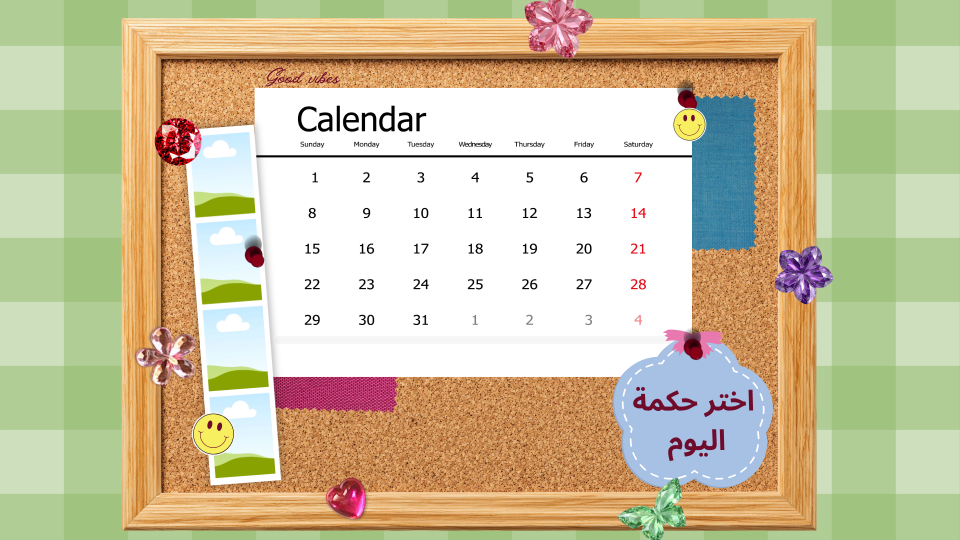
#> input picture design/calendar-design.png, 1920 x 1080 px (shown at 1/2 size)
$ python prepare_assets.py
#> lines starting #> are read from the running program, lines starting #| are printed output that depends on the picture; after the words box and inside, x2 and y2 are one past the last pixel; in counts of white or black regions, pixels touching at a corner belong together
"""Builds assets/board.png from design/calendar-design.png.

- Removes the green checkered background around the wooden frame (so the app
  can draw it in any theme color) while keeping decorations that hang over it.
- Erases the printed calendar so the app can draw a live one.
- Erases the text inside the blue quote badge.
- Cuts holes in the four photo-strip slots so the user's photos show through,
  keeping the pin, gem and smiley that sit on top of them.

Run:  python3 tools/prepare_assets.py
"""
import math
from pathlib import Path

import numpy as np
from PIL import Image

ROOT = Path(__file__).resolve().parent.parent
SRC = ROOT / "design" / "calendar-design.png"
OUT = ROOT / "assets" / "board.png"

LIGHT = np.array([206, 223, 190], float)
MID = np.array([175, 205, 148], float)
DARK = np.array([160, 195, 127], float)

# Inner part of the wooden frame that is always kept as-is.
FRAME = (244, 37, 1631, 1060)  # x0, y0, x1, y1 (inclusive)

# Photo slots: centre x, centre y, width, height, rotation (degrees, CSS sense).
SLOTS = [
    (444.3, 348.9, 121, 163, -4.4),
    (457.7, 522.9, 121, 163, -4.4),
    (471.1, 696.9, 121, 163, -4.4),
    (484.5, 870.9, 121, 163, -4.4),
]


def checker_color(h, w):
    ys, xs = np.mgrid[0:h, 0:w]
    col_on = (xs % 256) >= 128
    row_on = ((ys + 36) % 255.6) < 128
    bg = np.where((col_on & row_on)[..., None], DARK,
                  np.where((col_on ^ row_on)[..., None], MID, LIGHT))
    return bg


def main():
    img = np.array(Image.open(SRC).convert("RGB")).astype(float)
    h, w, _ = img.shape
#> h = 1080; w = 1920
    alpha = np.ones((h, w))

    # 1) Remove checkered background outside the frame, un-blending edges.
    bg = checker_color(h, w)
    dist = np.linalg.norm(img - bg, axis=2)
    # Near stripe edges the background is a blend of two greens; measure the
    # distance to the light-mid-dark color line there instead.
    def seg_dist(p, a, b):
        ab = b - a
        t = np.clip(((p - a) @ ab) / (ab @ ab), 0, 1)[..., None]
        return np.linalg.norm(p - (a + t * ab), axis=2)
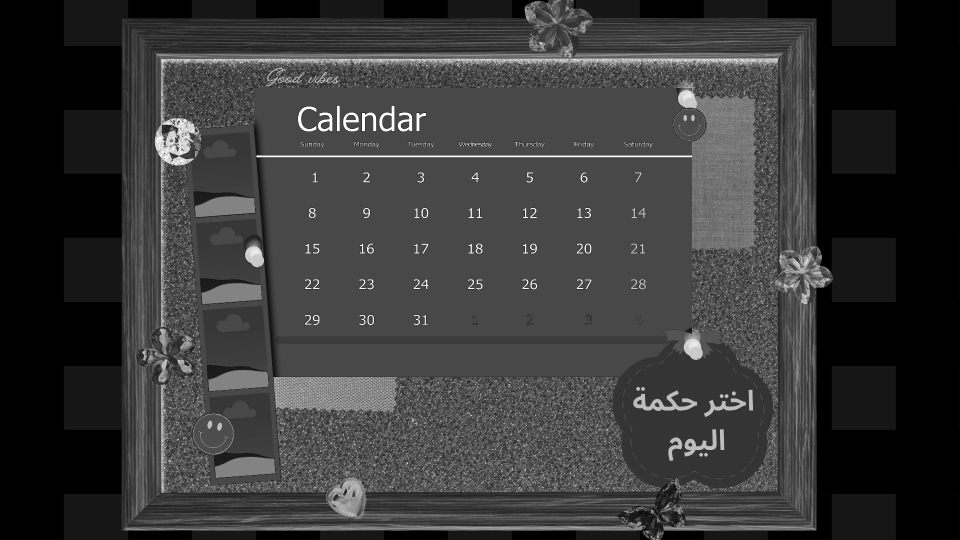
#> returned value: shape (1080, 1920) float64 (shown at 1/2 size); min 0, max 307.5, mean 67.9; drawn with min black and max white
    line_d = np.minimum(seg_dist(img, LIGHT, MID), seg_dist(img, MID, DARK))
    line_d = np.minimum(line_d, seg_dist(img, LIGHT, DARK))
    ys0, xs0 = np.mgrid[0:h, 0:w]
    near_edge = (np.abs(((xs0 + 64) % 128) - 64) < 4) | (np.abs(((ys0 + 36) % 127.8)) < 3) | (np.abs(((ys0 + 36) % 127.8) - 127.8) < 3)
    dist = np.where(near_edge, np.minimum(dist, line_d), dist)
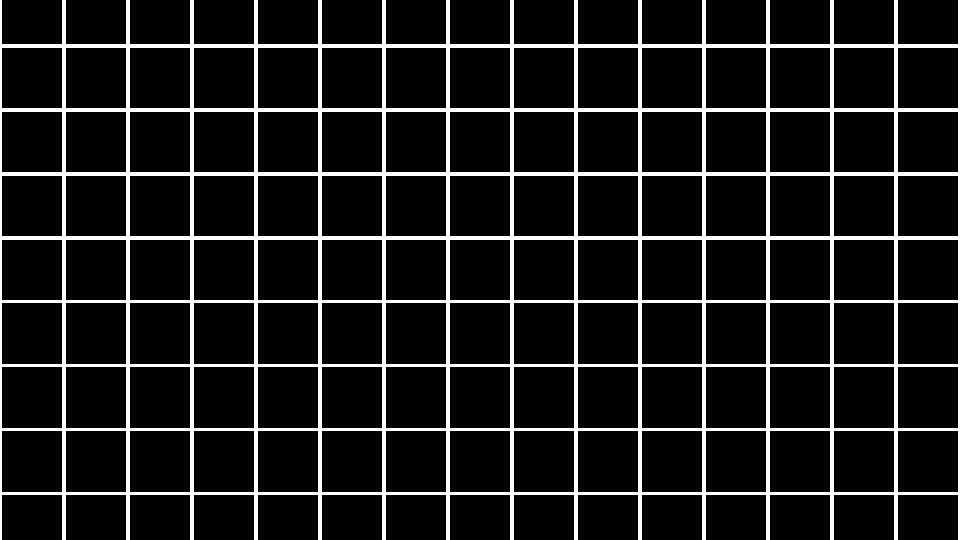
#> near_edge: shape (1080, 1920) bool (shown at 1/2 size); 9.7% white; 1 white region, box (x1, y1, x2, y2) and area: (0, 0, 1920, 1080) 200520
    outside = np.ones((h, w), bool)
    x0, y0, x1, y1 = FRAME
    outside[y0:y1 + 1, x0:x1 + 1] = False
    a = np.clip((dist - np.where(near_edge, 20, 10)) / 45.0, 0, 1)
    alpha[outside] = a[outside]
    # un-premultiply partially transparent pixels so no green fringe remains
    part = outside & (alpha > 0) & (alpha < 1)
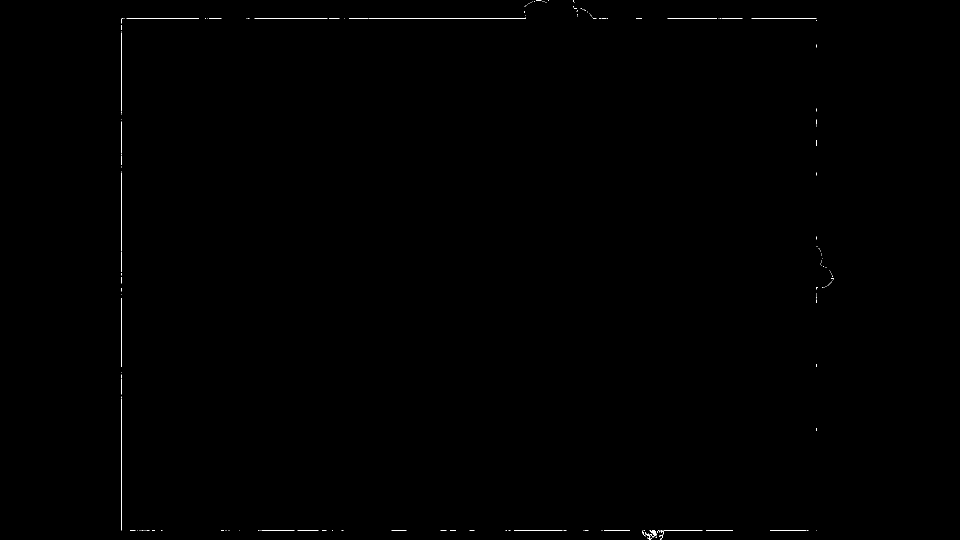
#> part: shape (1080, 1920) bool (shown at 1/2 size); 0.14% white in thin lines or dots, all inside (x1, y1, x2, y2) = (243, 0, 1667, 1080)
    al = alpha[part][:, None]
#> al = 3005 values, max 1 at index 1686, min 0.00111 at index 2896, mean 0.606
    img[part] = np.clip((img[part] - (1 - al) * bg[part]) / al, 0, 255)

    # 2) Erase the printed calendar (keep the pins, smiley and bow on its edge).
    img[180:650, 565:1341] = 255
    img[650:692, 565:1316] = 255
    img[306:319, 511:566] = 255     # ends of the printed header line
    img[306:319, 1341:1384] = 255
    for (ya, yb, xa, xb) in [(668, 694, 540, 566), (668, 694, 1300, 1345)]:
        reg = img[ya:yb, xa:xb]
        grayish = (np.ptp(reg, axis=2) < 6) & (reg.mean(axis=2) > 225)
        reg[grayish] = 255

    # 3) Erase the text inside the quote badge.
    blue = np.array([167, 193, 229], float)
    blue_l = 0.299 * blue[0] + 0.587 * blue[1] + 0.114 * blue[2]
    reg = img[740:945, 1245:1530]
#> reg: shape (205, 285, 3) float64
    r, g, b = reg[..., 0], reg[..., 1], reg[..., 2]
    lum = 0.299 * r + 0.587 * g + 0.114 * b
    text = (b >= g - 5) & (lum < blue_l - 6)
#> text: shape (205, 285) bool; 12% white; 29 white regions (15 under 20 px), largest, box (x1, y1, x2, y2) and area: (21, 40, 150, 82) 2326, (123, 118, 189, 173) 1360, (162, 56, 248, 94) 1186
    reg[text] = blue
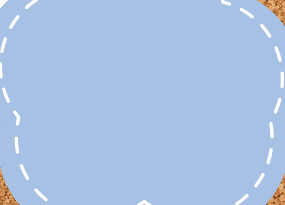
#> reg: shape (205, 285, 3) float64; mean R, G, B 169, 193.2, 227.1

    # 4) Cut holes in the photo slots (keep red/yellow/dark decorations).
    ys, xs = np.mgrid[0:h, 0:w]
    r, g, b = img[..., 0], img[..., 1], img[..., 2]
#> r: shape (1080, 1920) float64
#> g: shape (1080, 1920) float64
#> b: shape (1080, 1920) float64
    lum = 0.299 * r + 0.587 * g + 0.114 * b
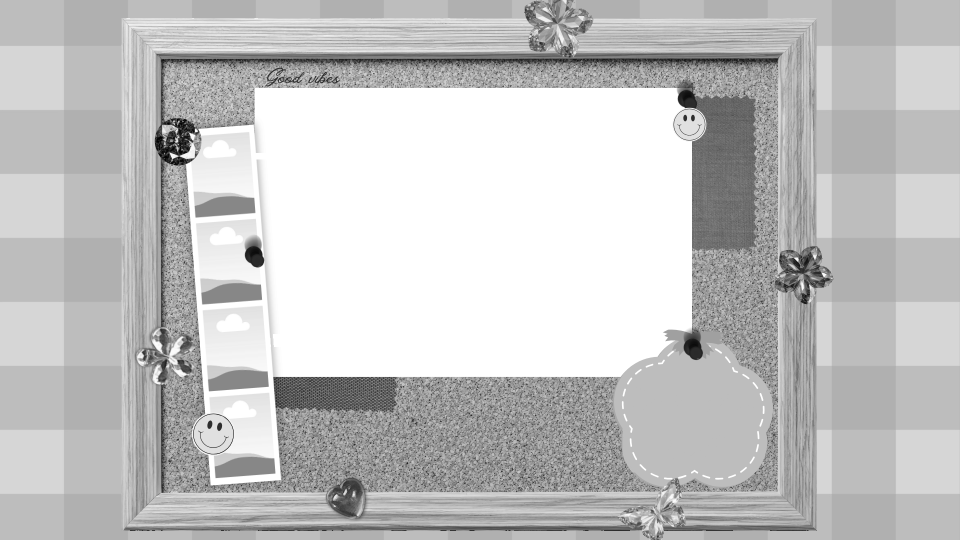
#> lum: shape (1080, 1920) float64 (shown at 1/2 size); min 0, max 255, mean 195
    deco = ((r - g > 60) & (r > 110)) | ((r > 190) & (g > 170) & (b < 150) & (r >= g)) | (lum < 95)
#> deco: shape (1080, 1920) bool; 24.7% white; 3388 white regions (3303 under 20 px), largest, box (x1, y1, x2, y2) and area: (243, 0, 1660, 1061) 484446, (387, 828, 467, 909) 5009, (1347, 218, 1410, 281) 2987
    for cx, cy, sw, sh, deg in SLOTS:
        t = math.radians(-deg)
        dx, dy = xs - cx, ys - cy
        u = dx * math.cos(t) - dy * math.sin(t)
        v = dx * math.sin(t) + dy * math.cos(t)
        inside = (np.abs(u) <= sw / 2 + 0.5) & (np.abs(v) <= sh / 2 + 0.5)
        alpha[inside & ~deco] = 0
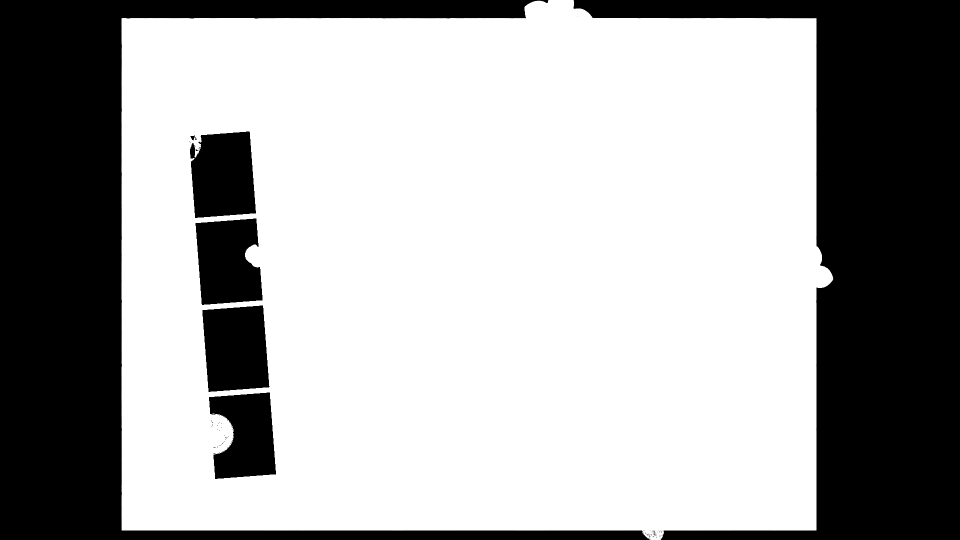
#> alpha: shape (1080, 1920) float64 (shown at 1/2 size); min 0, max 1, mean 0.653

    rgba = np.dstack([img, alpha * 255]).round().astype(np.uint8)
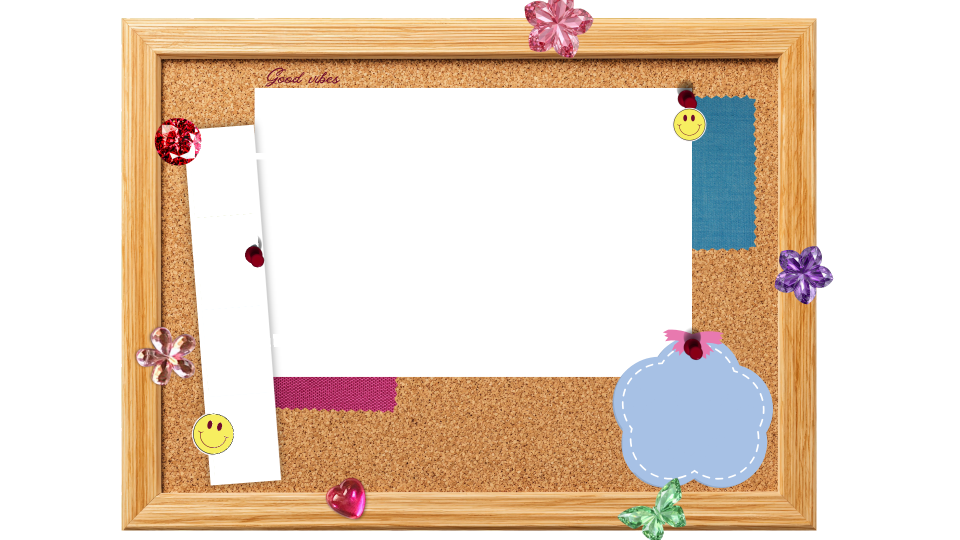
#> rgba: shape (1080, 1920, 4) (shown at 1/2 size); mean R, G, B, A 205.1, 196.3, 161.6, 166.6; transparent parts drawn white
    OUT.parent.mkdir(exist_ok=True)
    Image.fromarray(rgba, "RGBA").save(OUT, optimize=True)
    print("wrote", OUT)


if __name__ == "__main__":
    main()

$ run again, with design/tasks-design.png copied over design/calendar-design.png
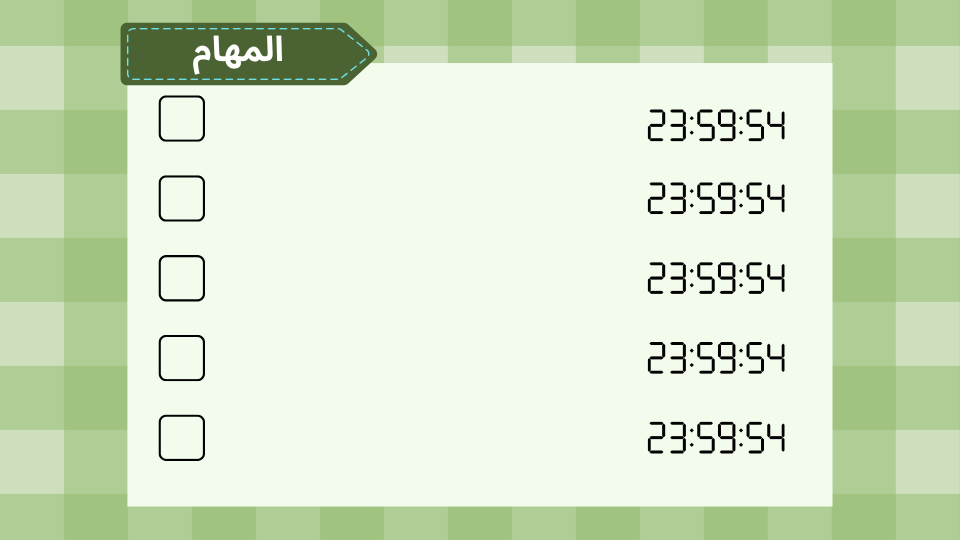
#> input picture design/tasks-design.png, 1920 x 1080 px (shown at 1/2 size)
#> near_edge: shape (1080, 1920) bool; 9.7% white; 1 white region, box (x1, y1, x2, y2) and area: (0, 0, 1920, 1080) 200520
#> in main, `part = outside & (alpha > 0) & (alpha < 1)`:
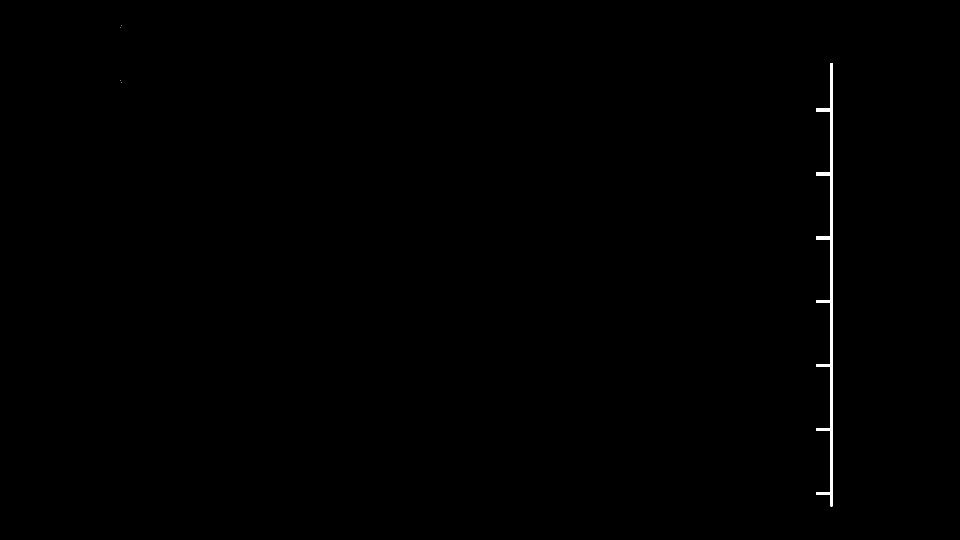
#> part: shape (1080, 1920) bool (shown at 1/2 size); 0.23% white; 5 white regions (4 under 20 px), largest, box (x1, y1, x2, y2) and area: (1632, 126, 1665, 1013) 4766
#> al = 4770 values, max 0.995 at index 6, min 0.318 at index 0, mean 0.995
#> text: shape (205, 285) bool; 7.7% white; 20 white regions (1 under 20 px), largest, box (x1, y1, x2, y2) and area: (248, 108, 283, 167) 593, (191, 108, 226, 167) 588, (51, 104, 85, 163) 543
#> deco: shape (1080, 1920) bool; 3.6% white; 65 white regions (13 under 20 px), largest, box (x1, y1, x2, y2) and area: (241, 46, 754, 170) 52755, (318, 510, 410, 603) 1286, (318, 351, 410, 443) 1277
#> in main, `rgba = np.dstack([img, alpha * 255]).round().astype(np.uint8)`:
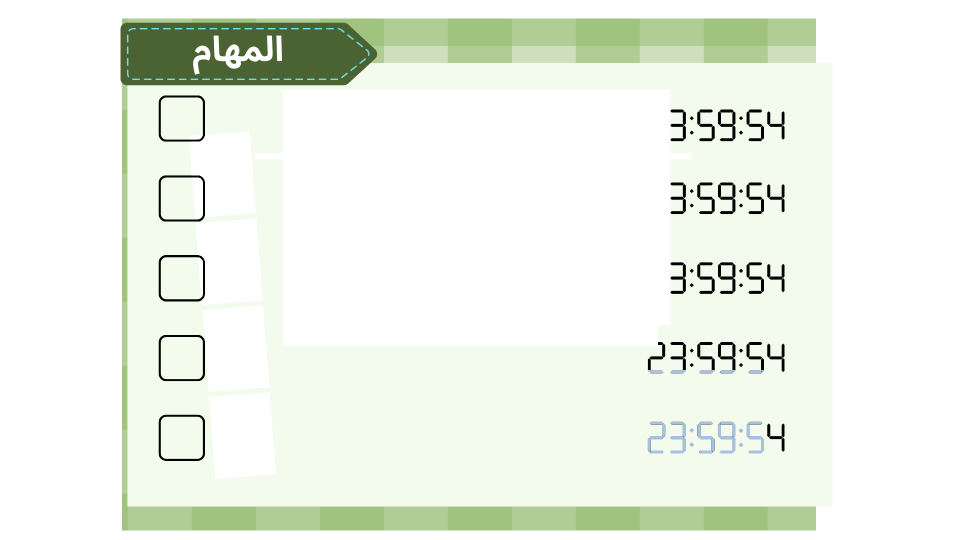
#> rgba: shape (1080, 1920, 4) (shown at 1/2 size); mean R, G, B, A 212.4, 227.6, 199.6, 168.7; transparent parts drawn white
